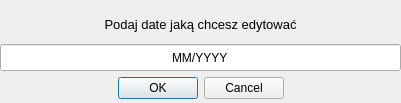
<?xml version="1.0" encoding="UTF-8"?>
<ui version="4.0">
 <class>Dialog</class>
 <widget class="QDialog" name="Dialog">
  <property name="geometry">
   <rect>
    <x>0</x>
    <y>0</y>
    <width>401</width>
    <height>103</height>
   </rect>
  </property>
  <property name="sizePolicy">
   <sizepolicy hsizetype="Preferred" vsizetype="Preferred">
    <horstretch>0</horstretch>
    <verstretch>0</verstretch>
   </sizepolicy>
  </property>
  <property name="windowTitle">
   <string>Dialog</string>
  </property>
  <property name="layoutDirection">
   <enum>Qt::LeftToRight</enum>
  </property>
  <property name="autoFillBackground">
   <bool>false</bool>
  </property>
  <widget class="QWidget" name="verticalLayoutWidget">
   <property name="geometry">
    <rect>
     <x>0</x>
     <y>10</y>
     <width>401</width>
     <height>89</height>
    </rect>
   </property>
   <layout class="QVBoxLayout" name="verticalLayout_2">
    <item>
     <widget class="QLabel" name="label_2">
      <property name="sizePolicy">
       <sizepolicy hsizetype="Preferred" vsizetype="Preferred">
        <horstretch>0</horstretch>
        <verstretch>0</verstretch>
       </sizepolicy>
      </property>
      <property name="font">
       <font>
        <pointsize>10</pointsize>
       </font>
      </property>
      <property name="text">
       <string>Podaj date jaką chcesz edytować</string>
      </property>
      <property name="alignment">
       <set>Qt::AlignCenter</set>
      </property>
     </widget>
    </item>
    <item>
     <widget class="QLineEdit" name="lineEdit">
      <property name="sizePolicy">
       <sizepolicy hsizetype="Preferred" vsizetype="Preferred">
        <horstretch>0</horstretch>
        <verstretch>0</verstretch>
       </sizepolicy>
      </property>
      <property name="layoutDirection">
       <enum>Qt::LeftToRight</enum>
      </property>
      <property name="autoFillBackground">
       <bool>false</bool>
      </property>
      <property name="text">
       <string>MM/YYYY</string>
      </property>
      <property name="alignment">
       <set>Qt::AlignCenter</set>
      </property>
      <property name="dragEnabled">
       <bool>true</bool>
      </property>
     </widget>
    </item>
    <item>
     <widget class="QDialogButtonBox" name="buttonBox_3">
      <property name="standardButtons">
       <set>QDialogButtonBox::Cancel|QDialogButtonBox::Ok</set>
      </property>
      <property name="centerButtons">
       <bool>true</bool>
      </property>
     </widget>
    </item>
   </layout>
  </widget>
 </widget>
 <resources/>
 <connections/>
</ui>
